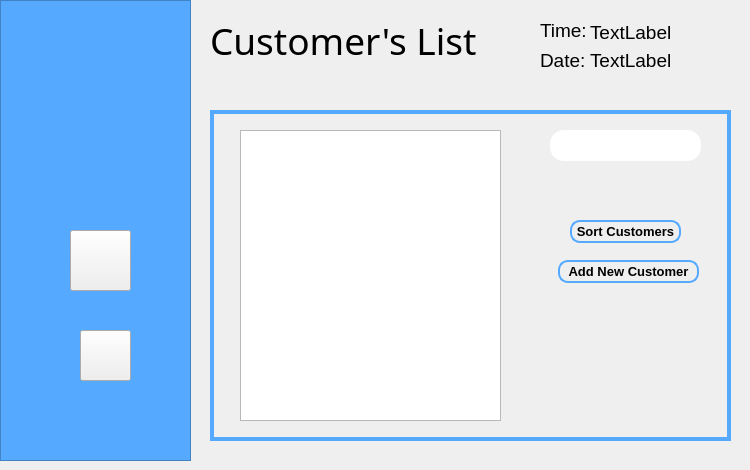
   <widget class="QWidget" name="page">
    <widget class="QFrame" name="frame">
     <property name="geometry">
      <rect>
       <x>0</x>
       <y>0</y>
       <width>191</width>
       <height>461</height>
      </rect>
     </property>
     <property name="styleSheet">
      <string notr="true">#frame
{
background:rgb(85,170,255);
}</string>
     </property>
     <property name="frameShape">
      <enum>QFrame::StyledPanel</enum>
     </property>
     <property name="frameShadow">
      <enum>QFrame::Raised</enum>
     </property>
     <widget class="QLabel" name="labelLogo1">
      <property name="geometry">
       <rect>
        <x>10</x>
        <y>30</y>
        <width>171</width>
        <height>171</height>
       </rect>
      </property>
      <property name="styleSheet">
       <string notr="true">border-image:url(:/img/img/floralloLogo.png);</string>
      </property>
      <property name="text">
       <string/>
      </property>
     </widget>
     <widget class="QPushButton" name="profile_1">
      <property name="geometry">
       <rect>
        <x>70</x>
        <y>230</y>
        <width>61</width>
        <height>61</height>
       </rect>
      </property>
      <property name="styleSheet">
       <string notr="true">#profile_1
{
   border-image:url(:/img/img/profileIcon.png);
}

#profile_1:hover
{
  border-image:url(:/img/img/profileIconHover.png);
}</string>
      </property>
      <property name="text">
       <string/>
      </property>
     </widget>
     <widget class="QPushButton" name="signOut_1">
      <property name="geometry">
       <rect>
        <x>80</x>
        <y>330</y>
        <width>51</width>
        <height>51</height>
       </rect>
      </property>
      <property name="styleSheet">
       <string notr="true">#signOut_1
{
   border-image:url(:/img/img/signOut.png);
}

#signOut_1:hover
{
  border-image:url(:/img/img/signOutHover.png);
}</string>
      </property>
      <property name="text">
       <string/>
      </property>
     </widget>
    </widget>
    <widget class="QFrame" name="frame_2">
     <property name="geometry">
      <rect>
       <x>210</x>
       <y>110</y>
       <width>521</width>
       <height>331</height>
      </rect>
     </property>
     <property name="styleSheet">
      <string notr="true">#frame_2
{
	border:4px solid rgb(85, 170, 255);
}</string>
     </property>
     <property name="frameShape">
      <enum>QFrame::StyledPanel</enum>
     </property>
     <property name="frameShadow">
      <enum>QFrame::Raised</enum>
     </property>
     <widget class="QLineEdit" name="lineEdit_SearchCustomer">
      <property name="geometry">
       <rect>
        <x>340</x>
        <y>20</y>
        <width>151</width>
        <height>31</height>
       </rect>
      </property>
      <property name="styleSheet">
       <string notr="true">#lineEdit_SearchCustomer
{
padding: 1px;
border-style: solid;
border: 2px rgb(85,170,255);
border-radius: 14px;
}</string>
      </property>
     </widget>
     <widget class="QPushButton" name="pushButton_SortCustomers">
      <property name="geometry">
       <rect>
        <x>360</x>
        <y>110</y>
        <width>111</width>
        <height>23</height>
       </rect>
      </property>
      <property name="font">
       <font>
        <family>Arial</family>
        <pointsize>10</pointsize>
        <weight>75</weight>
        <bold>true</bold>
       </font>
      </property>
      <property name="styleSheet">
       <string notr="true">#pushButton_SortCustomers
{
background-color: transparent;
border-width: 2px;
border-color: rgb(85,170,255);
border-style: solid;
border-radius: 10px;
padding: 3px;
padding-left: 5px;
padding-right: 5px;
}

#pushButton_SortCustomers:hover
{
background:rgb(85,170,255);
}</string>
      </property>
      <property name="text">
       <string>Sort Customers</string>
      </property>
     </widget>
     <widget class="QPushButton" name="pushButton_AddNewCustomer">
      <property name="geometry">
       <rect>
        <x>348</x>
        <y>150</y>
        <width>141</width>
        <height>23</height>
       </rect>
      </property>
      <property name="font">
       <font>
        <family>Arial</family>
        <pointsize>10</pointsize>
        <weight>75</weight>
        <bold>true</bold>
       </font>
      </property>
      <property name="styleSheet">
       <string notr="true">#pushButton_AddNewCustomer
{
background-color: transparent;
border-width: 2px;
border-color: rgb(85,170,255);
border-style: solid;
border-radius: 10px;
padding: 3px;
padding-left: 5px;
padding-right: 5px;
}

#pushButton_AddNewCustomer:hover
{
background: rgb(85,170,255);
}</string>
      </property>
      <property name="text">
       <string>Add New Customer</string>
      </property>
     </widget>
     <widget class="QListView" name="listView">
      <property name="geometry">
       <rect>
        <x>30</x>
        <y>20</y>
        <width>261</width>
        <height>291</height>
       </rect>
      </property>
     </widget>
    </widget>
    <widget class="QLabel" name="label_2">
     <property name="geometry">
      <rect>
       <x>210</x>
       <y>10</y>
       <width>291</width>
       <height>61</height>
      </rect>
     </property>
     <property name="font">
      <font>
       <family>Arial Rounded MT Bold</family>
       <pointsize>28</pointsize>
      </font>
     </property>
     <property name="text">
      <string>Customer's List</string>
     </property>
    </widget>
    <widget class="QLabel" name="label_3">
     <property name="geometry">
      <rect>
       <x>540</x>
       <y>20</y>
       <width>51</width>
       <height>21</height>
      </rect>
     </property>
     <property name="font">
      <font>
       <pointsize>14</pointsize>
      </font>
     </property>
     <property name="text">
      <string>Time:</string>
     </property>
    </widget>
    <widget class="QLabel" name="label_4">
     <property name="geometry">
      <rect>
       <x>540</x>
       <y>50</y>
       <width>47</width>
       <height>21</height>
      </rect>
     </property>
     <property name="font">
      <font>
       <pointsize>14</pointsize>
      </font>
     </property>
     <property name="text">
      <string>Date:</string>
     </property>
    </widget>
    <widget class="QLabel" name="time">
     <property name="geometry">
      <rect>
       <x>590</x>
       <y>17</y>
       <width>151</width>
       <height>31</height>
      </rect>
     </property>
     <property name="font">
      <font>
       <pointsize>14</pointsize>
      </font>
     </property>
     <property name="text">
      <string>TextLabel</string>
     </property>
    </widget>
    <widget class="QLabel" name="date">
     <property name="geometry">
      <rect>
       <x>590</x>
       <y>45</y>
       <width>101</width>
       <height>31</height>
      </rect>
     </property>
     <property name="font">
      <font>
       <pointsize>14</pointsize>
      </font>
     </property>
     <property name="text">
      <string>TextLabel</string>
     </property>
    </widget>
   </widget>
